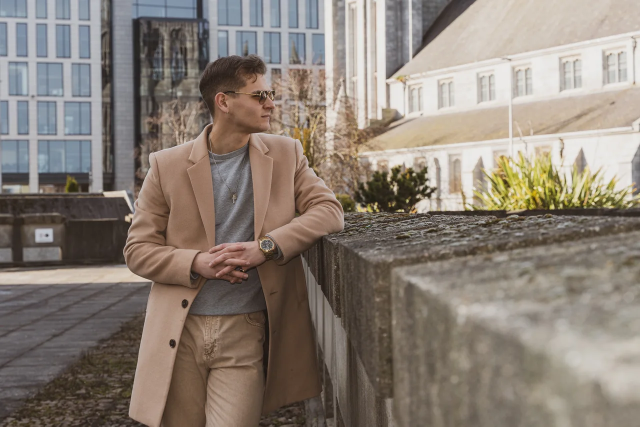
#> input picture src/assets/images/city-beige-coat-1280.webp, 1280 x 853 px, given in place of studio-electric-guitar.jpg, which was not available (shown at 1/2 size)
$ python optimize-images.py
#> lines starting #> are read from the running program, lines starting #| are printed output that depends on the picture
#!/usr/bin/env python3
"""Regenerate website image variants and their React manifest with Pillow."""

from io import BytesIO
from pathlib import Path

from PIL import Image, ImageCms, ImageOps


ROOT = Path(__file__).resolve().parents[1]
IMAGE_DIR = ROOT / "src/assets/images"
ORIGINAL_DIR = IMAGE_DIR / "originals"
MANIFEST_PATH = ROOT / "src/data/images.js"

PHOTOS = (
    (
        "studioElectricGuitar",
        "studio-electric-guitar",
        "Adel Gomez with an electric guitar under red and blue studio lighting",
        (640, 1280, 1920, 2560),
    ),
    (
        "studioAcousticGuitar",
        "studio-acoustic-guitar",
        "Adel Gomez singing with an acoustic guitar against an orange backdrop",
        (640, 1280, 1920),
    ),
    (
        "cityBeigeCoat",
        "city-beige-coat",
        "Adel Gomez wearing a beige coat beside a stone wall in the city",
        (640, 1280, 1920),
    ),
    (
        "tomorrowStoneColumns",
        "tomorrow-stone-columns",
        "Adel Gomez holding flowers beside stone columns for As Soon as Tomorrow",
        (640, 1280, 1920),
    ),
    (
        "tomorrowStationBench",
        "tomorrow-station-bench",
        "Adel Gomez seated on a station bench with flowers for As Soon as Tomorrow",
        (640, 1280, 1920),
    ),
    (
        "tomorrowStationStairs",
        "tomorrow-station-stairs",
        "Adel Gomez on a station staircase holding flowers for As Soon as Tomorrow",
        (640, 1280, 1920),
    ),
    (
        "tomorrowCityStreet",
        "tomorrow-city-street",
        "Adel Gomez walking along a city street with flowers for As Soon as Tomorrow",
        (640, 1280, 1920),
    ),
)


def read_srgb(path):
    """Normalize orientation and color while leaving the original file intact."""
    with Image.open(path) as source:
#> source is the input picture: PIL image 1280x853 RGB; mean R, G, B 138.3, 127.7, 117.9
        image = ImageOps.exif_transpose(source)
        profile = source.info.get("icc_profile")
        if profile:
            image = ImageCms.profileToProfile(
                image,
                ImageCms.ImageCmsProfile(BytesIO(profile)),
                ImageCms.createProfile("sRGB"),
                outputMode="RGB",
            )
        else:
            image = image.convert("RGB")
        return image.copy()


def write_variants(name, widths, *, lossless=False):
    image = read_srgb(ORIGINAL_DIR / f"{name}.jpg")
    dimensions = []
    for width in widths:
        height = round(image.height * width / image.width)
#> height = 426
        variant = image.resize((width, height), Image.Resampling.LANCZOS)
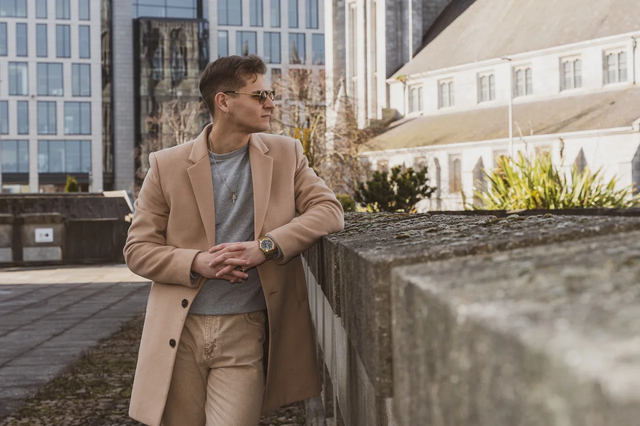
#> variant: PIL image 640x426 RGB; mean R, G, B 138.3, 127.7, 117.9
        destination = IMAGE_DIR / f"{name}-{width}.webp"
        variant.save(destination, "WEBP", quality=84, method=6, lossless=lossless)
        with Image.open(destination) as check:
            check.load()
            if check.size != (width, height):
                raise ValueError(f"Invalid dimensions: {destination}")
        dimensions.append((width, height))
        print(f"{destination.name}: {destination.stat().st_size:,} bytes", flush=True)
    return dimensions


def main():
    imports = []
    objects = []
    for variable, name, alt, widths in PHOTOS:
        dimensions = write_variants(name, widths)
        for width in widths:
            imports.append(
                f"import {variable}{width} from '../assets/images/{name}-{width}.webp';"
            )
        src_set = ", ".join(f"${{{variable}{width}}} {width}w" for width in widths)
        max_width, max_height = dimensions[-1]
        objects.append(
            f"const {variable} = {{\n"
            f"  src: {variable}1280,\n"
            f"  srcSet: `{src_set}`,\n"
            f"  width: {max_width},\n"
            f"  height: {max_height},\n"
            f"  alt: '{alt}'\n"
            "};"
        )
#> pass 2 of the loop in main, `for variable, name, alt, widths in PHOTOS:`:
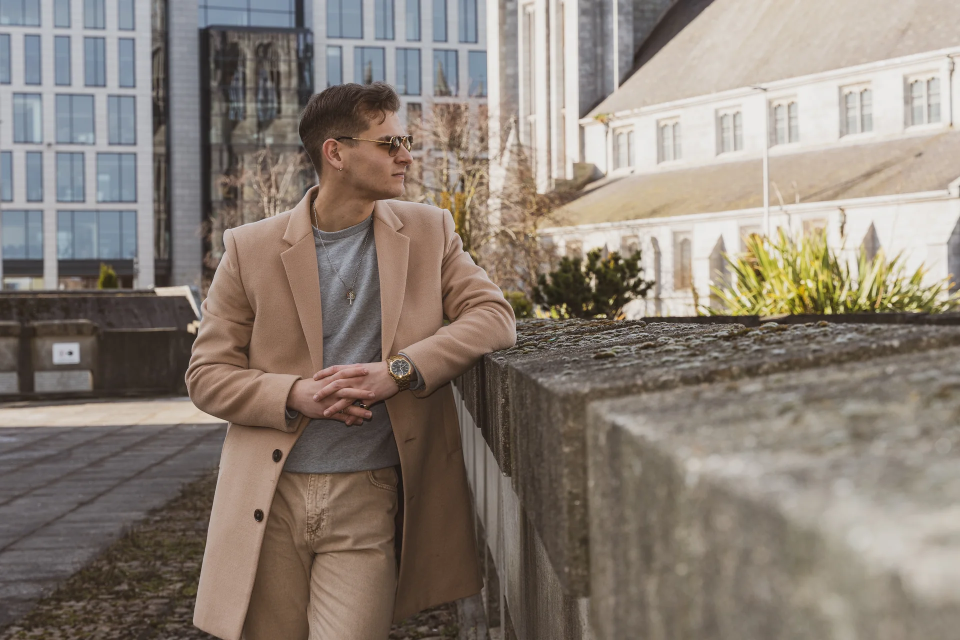
#> input picture src/assets/images/city-beige-coat-1920.webp, 1920 x 1280 px, given in place of studio-acoustic-guitar.jpg, which was not available (shown at 1/2 size)
#> in read_srgb, source is the input picture: PIL image 1920x1280 RGB; mean R, G, B 138.3, 127.7, 117.9
#> in write_variants (call 2), `variant = image.resize((width, height), Image.Resampling.LANCZOS)`:
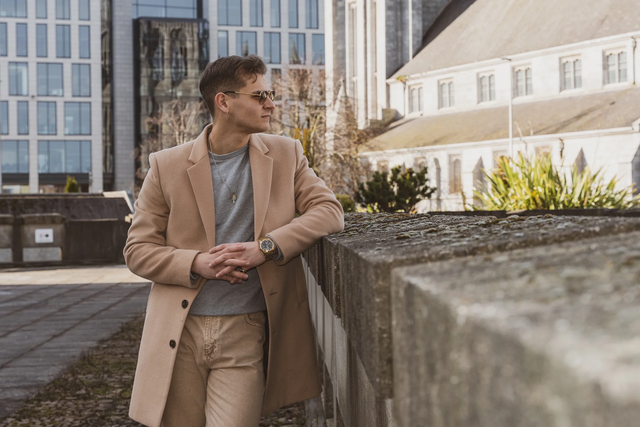
#> variant: PIL image 640x427 RGB; mean R, G, B 138.3, 127.7, 117.9
#> check: PIL image 640x427 RGB

    logo_widths = (320, 640, 1280)
    logo_dimensions = write_variants("band-logo", logo_widths, lossless=True)
    for width in logo_widths:
        imports.append(
            f"import bandLogo{width} from '../assets/images/band-logo-{width}.webp';"
        )
    logo_src_set = ", ".join(f"${{bandLogo{width}}} {width}w" for width in logo_widths)
    logo_width, logo_height = logo_dimensions[-1]
    objects.append(
        "export const bandLogo = {\n"
        "  src: bandLogo640,\n"
        f"  srcSet: `{logo_src_set}`,\n"
        f"  width: {logo_width},\n"
        f"  height: {logo_height},\n"
        "  alt: 'The Adel Gomez Band'\n"
        "};"
    )
    exports = (
        "export const heroImage = studioElectricGuitar;\n"
        "export const aboutImage = studioAcousticGuitar;\n\n"
        "export const galleryImages = [\n"
        "  studioElectricGuitar,\n"
        "  studioAcousticGuitar,\n"
        "  cityBeigeCoat,\n"
        "  tomorrowStoneColumns,\n"
        "  tomorrowStationBench,\n"
        "  tomorrowStationStairs,\n"
        "  tomorrowCityStreet\n"
        "];\n"
    )
    MANIFEST_PATH.parent.mkdir(parents=True, exist_ok=True)
    MANIFEST_PATH.write_text(
        "// Generated by scripts/optimize-images.py. Original photos are not bundled.\n"
        + "\n".join(imports)
        + "\n\n"
        + "\n\n".join(objects)
        + "\n\n"
        + exports
    )


if __name__ == "__main__":
#> (the run stopped early here; a loop or call above may not have finished)
